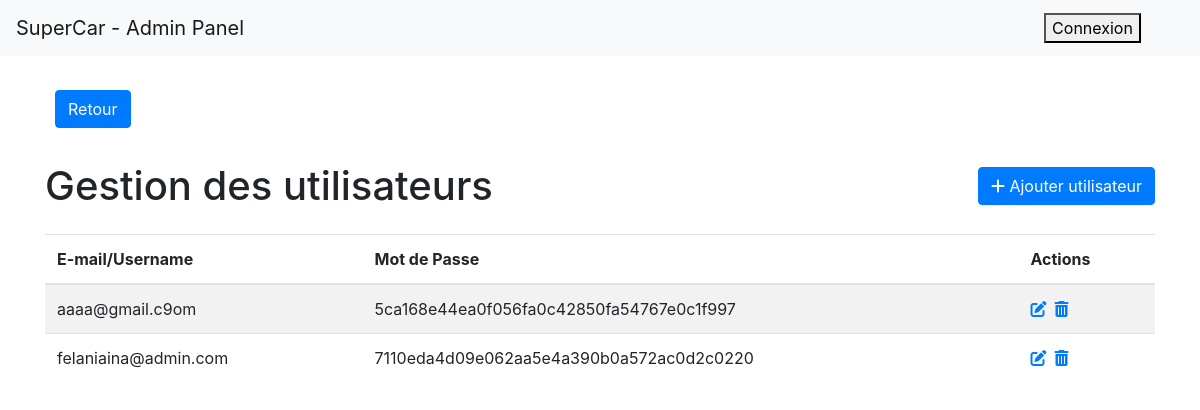
Page /admin/utilisateur.php on the earlier database version.
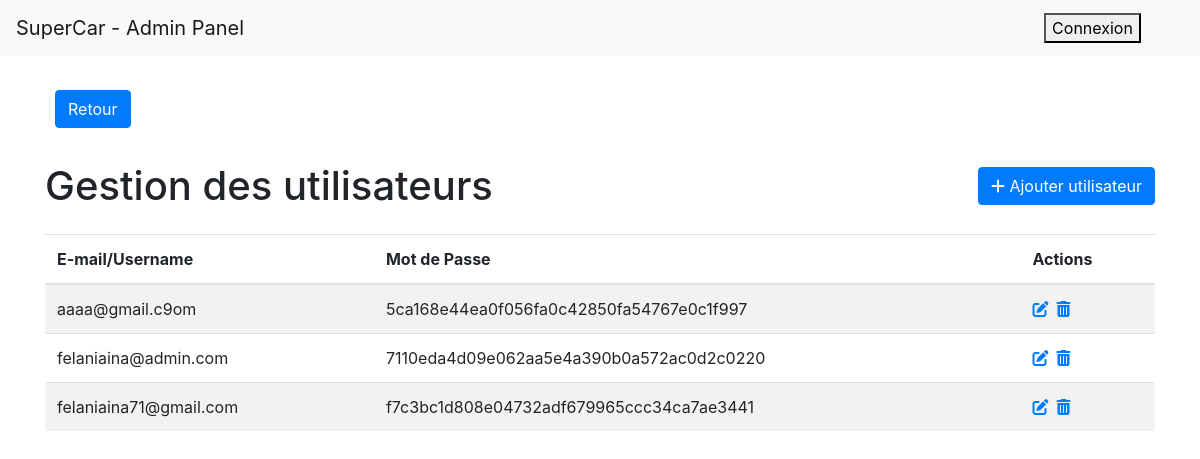
Same page on the later database version.
### tables this page shows
CREATE TABLE `admin_connexion` (
  `id_adminconnexion` int(9) NOT NULL,
  `email` varchar(55) NOT NULL,
  `mot_de_passe` varchar(250) NOT NULL
);

### admin/utilisateur.php (the view, shortened to what this page needs)
<!DOCTYPE html>
<html>
<head>
    <link rel="stylesheet" href="https://maxcdn.bootstrapcdn.com/bootstrap/4.5.2/css/bootstrap.min.css">
    <link rel="stylesheet" href="https://cdnjs.cloudflare.com/ajax/libs/font-awesome/6.0.0-beta3/css/all.min.css">
    <link rel="stylesheet" href="https://cdnjs.cloudflare.com/ajax/libs/font-awesome/6.4.0/css/all.min.css">
</head>
<body>
    <nav class="navbar navbar-expand-lg navbar-light bg-light">
        <a class="navbar-brand" href="Dash.php" style="margin-right: 40em;">SuperCar - Admin Panel</a>
        <div>
            <?php
            if (isset($_SESSION['email'])) {
                $userEmail = $_SESSION['email'];
                echo '<span class="user-info"><i class="fas fa-user"></i>&ensp;' . $userEmail . '</span>';
            } else {
                echo '<a href="adminConnexion.php"><button class="login">Connexion</button></a>';
            }
            ?>
        </div>
    </nav>
    <div class="container mt-4">
        <a class="btn btn-primary back-button" href="dash.php">Retour</a>
        <div class="d-flex justify-content-between align-items-center">
            <h1 class="my-4">Gestion des utilisateurs</h1>
            <a class="btn btn-primary" href="add_utilisateur.php">
                <i class="fas fa-plus"></i> Ajouter utilisateur
            </a>
        </div>
        <table class="table table-striped">
            <thead>
                <tr class="custom-header-row">
                    <th class="email">E-mail/Username</th>
                    <th class="mot_de_passe">Mot de Passe</th>
                    <th class="mot_de_passe">Actions</th>
                </tr>
            </thead>
            <tbody>
                <?php
                $servername = "localhost";
                $username = "root";
                $password = "";
                $dbname = "supercar";
                $conn = mysqli_connect($servername, $username, $password, $dbname);
                $sql = "SELECT * FROM admin_connexion";
                $result = mysqli_query($conn, $sql);
                while ($row = mysqli_fetch_assoc($result)) {
                    echo "<tr>";
                    echo "<td class='email'>" . $row["email"] . "</td>";
                    $mot_de_passe = $row["mot_de_passe"];
                    $mot_de_passe_masque = $mot_de_passe;
                    echo "<td class='mot_de_passe'>" . $mot_de_passe_masque . "</td>";
                    echo "<td><a href='edit_utilisateur.php?id_adminconnexion=" . $row["id_adminconnexion"] . "'><i class='fas fa-edit'></i></a>&ensp;<a href='delete_util.php?id_adminconnexion=" . $row["id_adminconnexion"] . "'><i class='fas fa-trash-alt' onclick='return confirm(\"Etes vous sûre de vouloir supprimer la demande?\");'></i></a></td></tr>";
                }
                ?>
            </tbody>
        </table>
    </div>
</body>
</html>

Differences in the rows shown:
added admin_connexion: email "felaniaina71@gmail.com", mot_de_passe "f7c3bc1d808e04732adf679965ccc34ca7ae3441"
